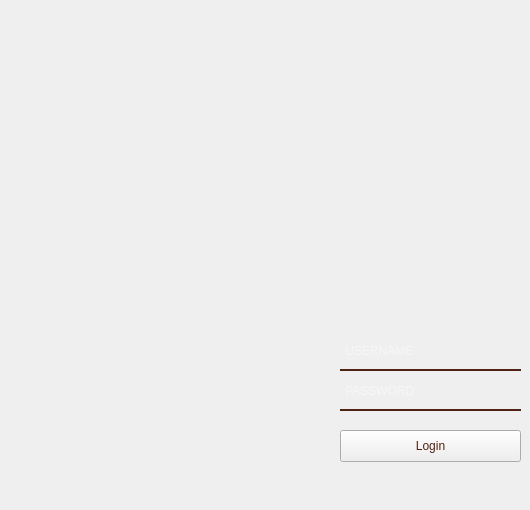
    <widget class="QWidget" name="tab_0">
     <property name="styleSheet">
      <string notr="true">QWidget#tab_0{border-image: url(:/backgrounds/images/Background.jpg);}</string>
     </property>
     <attribute name="title">
      <string>LoginTab</string>
     </attribute>
     <widget class="QLineEdit" name="username_lineEdit">
      <property name="geometry">
       <rect>
        <x>340</x>
        <y>340</y>
        <width>181</width>
        <height>31</height>
       </rect>
      </property>
      <property name="maximumSize">
       <size>
        <width>181</width>
        <height>31</height>
       </size>
      </property>
      <property name="styleSheet">
       <string notr="true">background-color: rgba(0, 0, 0, 0);
border: none;
border-bottom: 2px solid rgba(80,34,20,255);
color: rgba(255, 255, 255, 230);
padding-bottom: 7px;
</string>
      </property>
      <property name="placeholderText">
       <string> USERNAME</string>
      </property>
     </widget>
     <widget class="QPushButton" name="login_pushButton">
      <property name="geometry">
       <rect>
        <x>340</x>
        <y>430</y>
        <width>181</width>
        <height>32</height>
       </rect>
      </property>
      <property name="maximumSize">
       <size>
        <width>1000</width>
        <height>32</height>
       </size>
      </property>
      <property name="cursor">
       <cursorShape>PointingHandCursor</cursorShape>
      </property>
      <property name="focusPolicy">
       <enum>Qt::NoFocus</enum>
      </property>
      <property name="acceptDrops">
       <bool>false</bool>
      </property>
      <property name="styleSheet">
       <string notr="true">QPushButton#login_pushButton{
	color: rgba(80,34,20,255);
}</string>
      </property>
      <property name="text">
       <string>Login</string>
      </property>
      <property name="checkable">
       <bool>false</bool>
      </property>
      <property name="autoExclusive">
       <bool>false</bool>
      </property>
      <property name="autoDefault">
       <bool>false</bool>
      </property>
      <property name="default">
       <bool>false</bool>
      </property>
      <property name="flat">
       <bool>false</bool>
      </property>
     </widget>
     <widget class="QLineEdit" name="password_lineEdit">
      <property name="geometry">
       <rect>
        <x>340</x>
        <y>380</y>
        <width>181</width>
        <height>31</height>
       </rect>
      </property>
      <property name="maximumSize">
       <size>
        <width>181</width>
        <height>31</height>
       </size>
      </property>
      <property name="styleSheet">
       <string notr="true">background-color: rgba(0, 0, 0, 0);
border: none;
border-bottom: 2px solid rgba(80,34,20,255);
color: rgba(255, 255, 255, 230);
padding-bottom: 7px;</string>
      </property>
      <property name="echoMode">
       <enum>QLineEdit::Password</enum>
      </property>
      <property name="placeholderText">
       <string> PASSWORD</string>
      </property>
     </widget>
     <widget class="QLabel" name="error_label">
      <property name="geometry">
       <rect>
        <x>230</x>
        <y>470</y>
        <width>191</width>
        <height>31</height>
       </rect>
      </property>
      <property name="styleSheet">
       <string notr="true">color: rgb(148, 17, 0);
font: 14pt;
</string>
      </property>
      <property name="text">
       <string/>
      </property>
     </widget>
     <widget class="QLabel" name="login_icon_label">
      <property name="geometry">
       <rect>
        <x>220</x>
        <y>350</y>
        <width>111</width>
        <height>101</height>
       </rect>
      </property>
      <property name="sizePolicy">
       <sizepolicy hsizetype="Preferred" vsizetype="Preferred">
        <horstretch>0</horstretch>
        <verstretch>0</verstretch>
       </sizepolicy>
      </property>
      <property name="maximumSize">
       <size>
        <width>231</width>
        <height>211</height>
       </size>
      </property>
      <property name="text">
       <string/>
      </property>
      <property name="pixmap">
       <pixmap>images/user.png</pixmap>
      </property>
      <property name="scaledContents">
       <bool>true</bool>
      </property>
     </widget>
    </widget>
